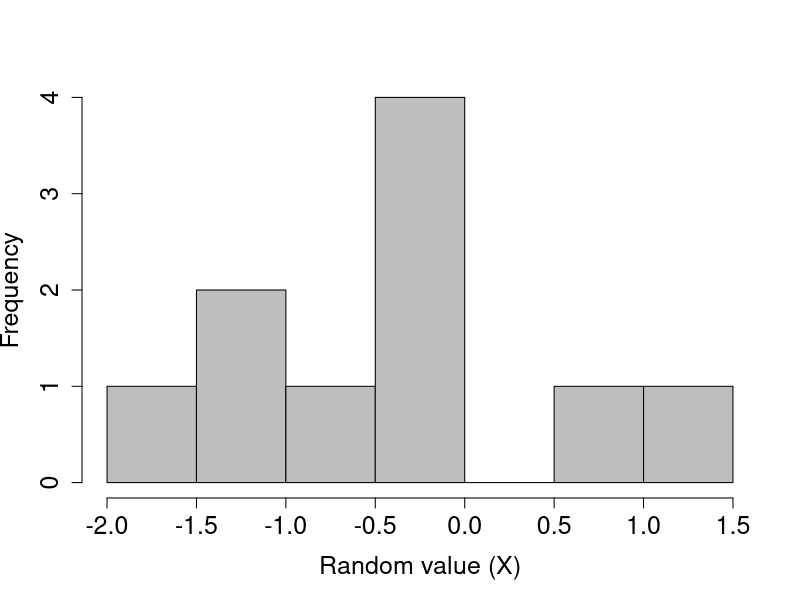
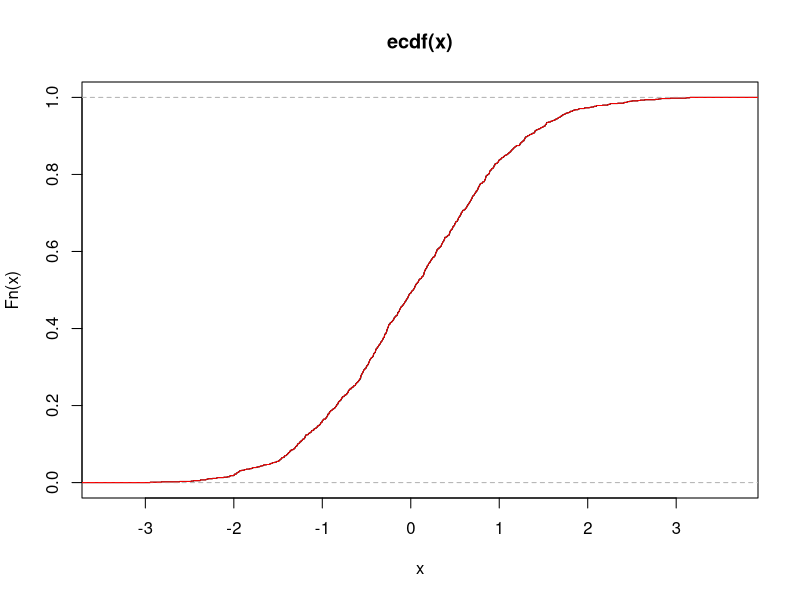

R code for these plots, in order:
#clear global environment
rm(list = ls())

rand_norm <- rnorm(n = 10, mean = 0, sd = 1)

hist(rand_norm, xlab = "Random value (X)", col = "grey",
     main = "", cex.lab = 1.5, cex.axis = 1.5)

qnorm(0.05)
qnorm(0.95)
qnorm(0.975)

monte_carlo_normal <- function(N, sample_size, alpha, mu, sigma){
  count <- 0
  for (i in 1:N ) {
    rand_norm <- rnorm(n = sample_size, mean = mu, sd = sigma)
    CI_lower <- (mean(rand_norm)-(qnorm((1-(alpha/2)))*(sqrt(variance(rand_norm))/sqrt(sample_size))))
    CI_upper <- (mean(rand_norm)+(qnorm((1-(alpha/2)))*(sqrt(variance(rand_norm))/sqrt(sample_size))))
    if (mu >= CI_lower && mu <= CI_upper) {
    count <- count + 1
    }
  }
  coverage <- count/N
}
# As N increases then coverage should converge to 1-alpha by LLN
# Plot the coverage as N increases and as sample size increases


edf <- function(x, increment ) {
  out<-numeric(length(increment))
  for(i in 1:length(increment)) {
    indicator <- as.numeric(x<=increment[i])
    out[i] <- sum(indicator)/length(increment)
  }
  out
}

# test to see if the edf function matches the base R one
x <- rnorm(1000)
plot(ecdf(x))
lines(seq(-4, 4, length=1000), 
      edf(x, seq(-4, 4, length=1000)), 
      col='red')
